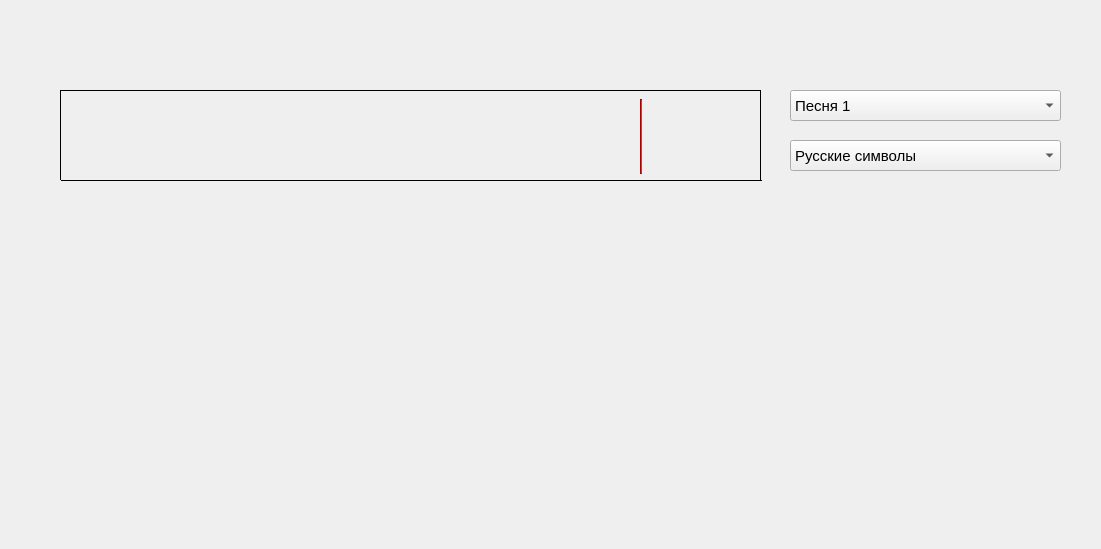
<?xml version="1.0" encoding="UTF-8"?>
<ui version="4.0">
 <class>Form</class>
 <widget class="QWidget" name="Form">
  <property name="enabled">
   <bool>true</bool>
  </property>
  <property name="geometry">
   <rect>
    <x>0</x>
    <y>0</y>
    <width>1101</width>
    <height>549</height>
   </rect>
  </property>
  <property name="windowTitle">
   <string>Touch typing - pianino</string>
  </property>
  <property name="styleSheet">
   <string notr="true"/>
  </property>
  <widget class="Line" name="line">
   <property name="geometry">
    <rect>
     <x>640</x>
     <y>99</y>
     <width>2</width>
     <height>75</height>
    </rect>
   </property>
   <property name="styleSheet">
    <string notr="true">background: red</string>
   </property>
   <property name="orientation">
    <enum>Qt::Vertical</enum>
   </property>
  </widget>
  <widget class="Line" name="line_2">
   <property name="geometry">
    <rect>
     <x>61</x>
     <y>90</y>
     <width>699</width>
     <height>1</height>
    </rect>
   </property>
   <property name="styleSheet">
    <string>background: black</string>
   </property>
   <property name="orientation">
    <enum>Qt::Horizontal</enum>
   </property>
  </widget>
  <widget class="Line" name="line_3">
   <property name="geometry">
    <rect>
     <x>61</x>
     <y>180</y>
     <width>701</width>
     <height>1</height>
    </rect>
   </property>
   <property name="styleSheet">
    <string>background: black</string>
   </property>
   <property name="orientation">
    <enum>Qt::Horizontal</enum>
   </property>
  </widget>
  <widget class="Line" name="line_4">
   <property name="geometry">
    <rect>
     <x>60</x>
     <y>90</y>
     <width>1</width>
     <height>90</height>
    </rect>
   </property>
   <property name="styleSheet">
    <string>background: black</string>
   </property>
   <property name="orientation">
    <enum>Qt::Vertical</enum>
   </property>
  </widget>
  <widget class="Line" name="line_5">
   <property name="geometry">
    <rect>
     <x>760</x>
     <y>90</y>
     <width>1</width>
     <height>90</height>
    </rect>
   </property>
   <property name="styleSheet">
    <string notr="true">background: black</string>
   </property>
   <property name="lineWidth">
    <number>1</number>
   </property>
   <property name="orientation">
    <enum>Qt::Vertical</enum>
   </property>
  </widget>
  <widget class="QComboBox" name="comboBox">
   <property name="geometry">
    <rect>
     <x>790</x>
     <y>90</y>
     <width>271</width>
     <height>31</height>
    </rect>
   </property>
   <property name="font">
    <font>
     <pointsize>11</pointsize>
     <weight>50</weight>
     <bold>false</bold>
    </font>
   </property>
   <property name="acceptDrops">
    <bool>false</bool>
   </property>
   <property name="styleSheet">
    <string notr="true"/>
   </property>
   <property name="frame">
    <bool>true</bool>
   </property>
   <item>
    <property name="text">
     <string>Песня 1</string>
    </property>
   </item>
   <item>
    <property name="text">
     <string>Песня 2</string>
    </property>
   </item>
   <item>
    <property name="text">
     <string>Песня 3</string>
    </property>
   </item>
  </widget>
  <widget class="QLabel" name="label">
   <property name="geometry">
    <rect>
     <x>0</x>
     <y>370</y>
     <width>1101</width>
     <height>181</height>
    </rect>
   </property>
   <property name="styleSheet">
    <string notr="true"/>
   </property>
   <property name="frameShadow">
    <enum>QFrame::Plain</enum>
   </property>
   <property name="midLineWidth">
    <number>0</number>
   </property>
   <property name="text">
    <string/>
   </property>
   <property name="textFormat">
    <enum>Qt::AutoText</enum>
   </property>
   <property name="pixmap">
    <pixmap>images/piano.PNG</pixmap>
   </property>
   <property name="scaledContents">
    <bool>true</bool>
   </property>
  </widget>
  <widget class="QComboBox" name="comboBox_2">
   <property name="geometry">
    <rect>
     <x>790</x>
     <y>140</y>
     <width>271</width>
     <height>31</height>
    </rect>
   </property>
   <property name="minimumSize">
    <size>
     <width>102</width>
     <height>10</height>
    </size>
   </property>
   <property name="maximumSize">
    <size>
     <width>302</width>
     <height>1000</height>
    </size>
   </property>
   <property name="font">
    <font>
     <pointsize>11</pointsize>
     <weight>50</weight>
     <bold>false</bold>
    </font>
   </property>
   <property name="styleSheet">
    <string notr="true"/>
   </property>
   <property name="frame">
    <bool>true</bool>
   </property>
   <item>
    <property name="text">
     <string>Русские символы</string>
    </property>
   </item>
   <item>
    <property name="text">
     <string>Английские символы</string>
    </property>
   </item>
  </widget>
  <widget class="QPushButton" name="pushButton">
   <property name="geometry">
    <rect>
     <x>820</x>
     <y>190</y>
     <width>71</width>
     <height>71</height>
    </rect>
   </property>
   <property name="cursor">
    <cursorShape>PointingHandCursor</cursorShape>
   </property>
   <property name="styleSheet">
    <string notr="true"/>
   </property>
   <property name="text">
    <string/>
   </property>
   <property name="icon">
    <iconset>
     <normaloff>images/play.png</normaloff>images/play.png</iconset>
   </property>
   <property name="iconSize">
    <size>
     <width>67</width>
     <height>67</height>
    </size>
   </property>
   <property name="flat">
    <bool>true</bool>
   </property>
  </widget>
  <widget class="QPushButton" name="pushButton_2">
   <property name="geometry">
    <rect>
     <x>950</x>
     <y>190</y>
     <width>71</width>
     <height>71</height>
    </rect>
   </property>
   <property name="cursor">
    <cursorShape>PointingHandCursor</cursorShape>
   </property>
   <property name="text">
    <string/>
   </property>
   <property name="icon">
    <iconset>
     <normaloff>images/restart.png</normaloff>images/restart.png</iconset>
   </property>
   <property name="iconSize">
    <size>
     <width>65</width>
     <height>65</height>
    </size>
   </property>
   <property name="flat">
    <bool>true</bool>
   </property>
  </widget>
 </widget>
 <resources/>
 <connections/>
</ui>
